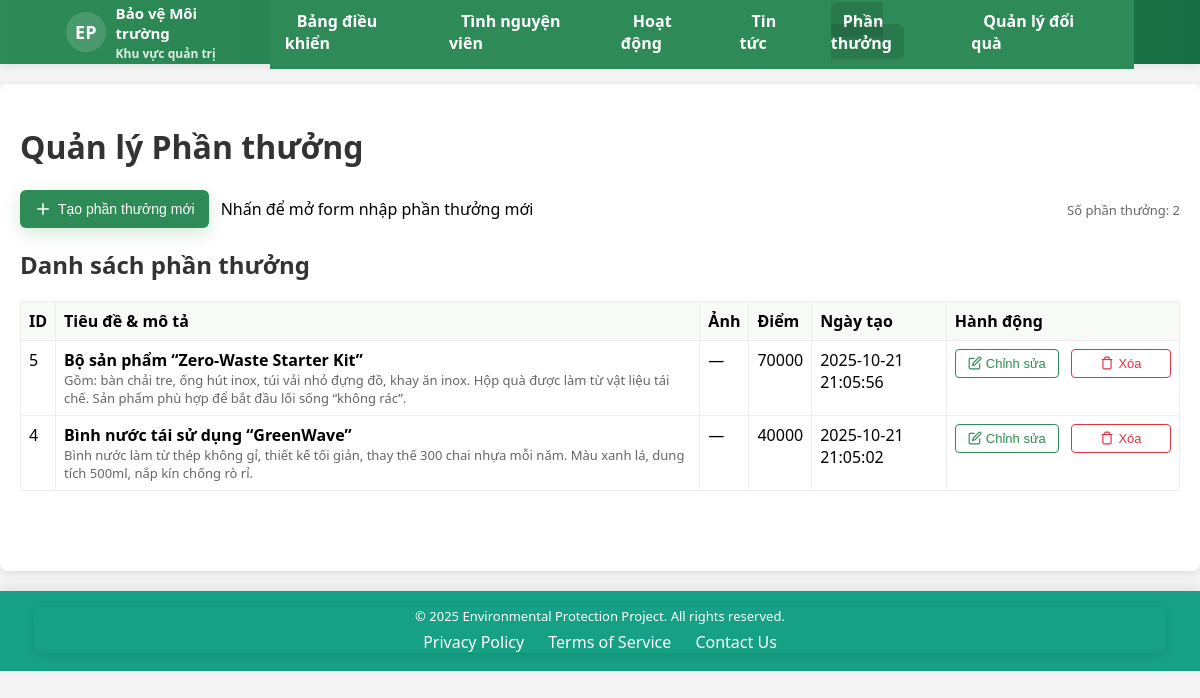
Screenshot of /admin/public/manage_rewards.php (signed in) with the database file from the repository.
### tables this page shows
CREATE TABLE `rewards` (
  `id` int(10) UNSIGNED NOT NULL,
  `name` varchar(255) NOT NULL,
  `description` text DEFAULT NULL,
  `points_cost` int(11) NOT NULL DEFAULT 0,
  `stock` int(11) NOT NULL DEFAULT 0,
  `image` varchar(255) DEFAULT NULL,
  `created_at` datetime DEFAULT current_timestamp(),
  `points` int(11) NOT NULL DEFAULT 0
);

### admin/public/manage_rewards.php (the view, shortened to what this page needs)
<?php
include '../includes/auth.php';
$cols = [];
try {
    $colsStmt = $pdo->query("SHOW COLUMNS FROM rewards");
    $cols = $colsStmt->fetchAll(PDO::FETCH_COLUMN, 0);
} catch (Throwable $e) {
    $cols = [];
}
$hasImageCol = in_array('image', $cols);
$uploadBase = realpath(__DIR__ . '/../../') . '/uploads/rewards/';
try {
    $rewards = $pdo->query("SELECT * FROM rewards ORDER BY created_at DESC, id DESC")->fetchAll(PDO::FETCH_ASSOC);
} catch (Throwable $e) {
    $rewards = [];
    $message = 'Lỗi khi tải danh sách: ' . $e->getMessage();
}
?>
<!DOCTYPE html>
<html lang="vi">
<head>
<link rel="stylesheet" href="assets/css/style.css">
<link rel="stylesheet" href="assets/css/buttons.css">
<link rel="stylesheet" href="assets/css/common.css">
</head>
<body>
<?php include '../includes/header.php'; ?>
<div class="container">
    <h1>Quản lý Phần thưởng</h1>
    <div class="toolbar" style="margin-bottom:16px;display:flex;align-items:center;justify-content:space-between">
        <div class="left" style="display:flex;gap:12px;align-items:center">
            <button id="openRewardModalBtn" class="btn btn-primary btn-icon create-news-btn" type="button" title="Tạo phần thưởng mới">
                <svg viewBox="0 0 24 24" fill="none" xmlns="http://www.w3.org/2000/svg" aria-hidden="true">
                    <path d="M12 5v14M5 12h14" stroke="#fff" stroke-width="2" stroke-linecap="round" stroke-linejoin="round"/>
                </svg>
                <span>Tạo phần thưởng mới</span>
            </button>
            <div class="note">Nhấn để mở form nhập phần thưởng mới</div>
        </div>
        <div class="right">
            <span class="small" style="color:#666">Số phần thưởng: <?php echo count($rewards); ?></span>
        </div>
    </div>
    <h2>Danh sách phần thưởng</h2>
    <table>
        <thead>
            <tr><th>ID</th><th>Tiêu đề & mô tả</th><th>Ảnh</th><th>Điểm</th><th>Ngày tạo</th><th>Hành động</th></tr>
        </thead>
        <tbody>
            <?php if (empty($rewards)): ?>
                <tr><td colspan="6" class="small">Chưa có phần thưởng nào.</td></tr>
            <?php else: ?>
                <?php foreach ($rewards as $r): ?>
                    <?php
                        $title = $r['title'] ?? $r['name'] ?? '';
                        $description = $r['description'] ?? $r['detail'] ?? '';
                        $image = $r['image'] ?? '';
                        $points = isset($r['points']) ? (int)$r['points'] : (isset($r['cost']) ? (int)$r['cost'] : 0);
                        $created = $r['created_at'] ?? $r['created'] ?? '';
                    ?>
                    <?php $rowData = ['id'=>$r['id'] ?? 0,'title'=>$title,'description'=>$description,'image'=>$image,'points'=>$points]; ?>
                    <tr data-item='<?php echo htmlspecialchars(json_encode($rowData, JSON_UNESCAPED_UNICODE|JSON_HEX_APOS|JSON_HEX_QUOT), ENT_QUOTES); ?>'>
                        <td><?php echo (int)($r['id'] ?? 0); ?></td>
                        <td>
                            <strong><?php echo htmlspecialchars($title); ?></strong>
                            <div class="small"><?php echo nl2br(htmlspecialchars($description)); ?></div>
                        </td>
                        <td>
                            <?php if ($hasImageCol && $image && file_exists($uploadBase . $image)): ?>
                                <img src="<?php echo '/Expense_tracker-main/Expense_Tracker/uploads/rewards/' . rawurlencode($image); ?>" class="thumbnail" alt="Ảnh">
                            <?php else: ?>
                                —
                            <?php endif; ?>
                        </td>
                        <td><?php echo $points; ?></td>
                        <td><?php echo htmlspecialchars($created); ?></td>
                        <td class="actions" style="white-space: nowrap">
                            <button type="button" class="action-btn edit" data-action="edit">
                                <svg width="14" height="14" viewBox="0 0 24 24" fill="none" stroke="currentColor" stroke-width="2">
                                    <path d="M11 4H4a2 2 0 0 0-2 2v14a2 2 0 0 0 2 2h14a2 2 0 0 0 2-2v-7"></path>
                                    <path d="M18.5 2.5a2.121 2.121 0 0 1 3 3L12 15l-4 1 1-4 9.5-9.5z"></path>
                                </svg>
                                Chỉnh sửa
                            </button>
                            <form method="POST" style="display:inline" onsubmit="return confirm('Bạn có chắc muốn xóa phần thưởng này?');">
                                <button type="submit" name="delete_reward" class="action-btn delete">
                                    <svg width="14" height="14" viewBox="0 0 24 24" fill="none" stroke="currentColor" stroke-width="2">
                                        <polyline points="3 6 5 6 21 6"></polyline>
                                        <path d="M19 6v14a2 2 0 0 1-2 2H7a2 2 0 0 1-2-2V6m3 0V4a2 2 0 0 1 2-2h4a2 2 0 0 1 2 2v2"></path>
                                    </svg>
                                    Xóa
                                </button>
                            </form>
                        </td>
                    </tr>
                <?php endforeach; ?>
            <?php endif; ?>
        </tbody>
    </table>
</div>
<?php include '../includes/footer.php'; ?>
</body>
</html>

### admin/public/assets/css/style.css (style rules this page uses)
body { background-color: #f4f4f4; font-family: 'Segoe UI', Arial, sans-serif; margin: 0; padding: 0; }
.container { max-width: 1200px; margin: 20px auto; padding: 20px; background-color: #fff; border-radius: 8px; box-shadow: 0 2px 10px rgba(0, 0, 0, 0.1); }
h1, h2, h3 { color: #333; }
.button, .btn { background:#2e8b57;color:#fff;border:0;padding:10px 14px;border-radius:6px;cursor:pointer }
.container { padding-bottom: 80px; }

### admin/public/assets/css/buttons.css (style rules this page uses)
.btn { display:inline-flex; align-items:center; gap:6px; padding:8px 16px; border-radius:6px; border:1px solid #2e8b57; cursor:pointer; font-size:14px; font-weight:500; transition:all 0.15s ease; background:#fff; color:#2e8b57; text-decoration:none }
.btn-primary { border-color:#2e8b57; background:#2e8b57; color:#fff; position:relative; overflow:hidden }
.btn-primary::after { content:''; position:absolute; inset:0; background:rgba(255,255,255,0.1); opacity:0; transition:opacity 0.2s }
.btn-icon svg { width:18px;height:18px;stroke:currentColor }
.btn-primary { background:linear-gradient(180deg,#28a745,#208038); color:#fff; padding:10px 14px; border-radius:8px; border:0; font-weight:700; display:inline-flex; align-items:center; gap:8px; box-shadow:0 6px 18px rgba(32,128,56,0.18); transition:transform .12s ease,box-shadow .12s ease }
.create-news-btn { padding:10px 14px }
.action-btn { padding:4px 8px; border-radius:4px; border:1px solid #e0e0e0; font-size:13px; cursor:pointer; display:inline-flex; align-items:center; gap:4px; transition:all 0.15s ease; font-weight:500; background:#fff; min-width:70px; justify-content:center }
.action-btn.edit { color:#2e8b57;border-color:#2e8b57 }
.action-btn.delete { color:#f44336;border-color:#f44336 }

### admin/public/assets/css/common.css (style rules this page uses)
.container { max-width:1100px; margin:28px auto; padding:20px; background:#fff; border-radius:8px; box-shadow:0 8px 24px rgba(10,10,10,0.04) }
table { width:100%; border-collapse:collapse; margin-top:12px }
th,td { padding:10px; border:1px solid #eee; text-align:left; vertical-align:top }
th { background:#f7faf7 }
.small { font-size:13px; color:#666 }

### admin/public/manage_rewards.php (style rules this page uses)
.btn { display:inline-flex; align-items:center; gap:6px; padding:8px 16px; border-radius:6px; border:1px solid #2e8b57; cursor:pointer; font-size:14px; font-weight:500; transition:all 0.15s ease; background:#fff; color:#2e8b57; text-decoration:none }
.btn-primary { border-color:#2e8b57; background:#2e8b57; color:#fff; position:relative; overflow:hidden }
.btn-primary::after { content:''; position:absolute; inset:0; background:rgba(255,255,255,0.1); opacity:0; transition:opacity 0.2s }
.btn-icon svg { width:18px;height:18px;stroke:currentColor }
.action-btn { min-width: 100px; padding: 6px 12px; border-radius: 4px; border: 1px solid #e0e0e0; cursor: pointer; background: #fff; color: #333; font-size: 13px; transition: all 0.15s; text-decoration: none; display: inline-flex; align-items: center; justify-content: center; gap: 4px; margin-right: 8px }
.action-btn:last-child { margin-right: 0 }
.action-btn.edit { color:#2e8b57;border-color:#2e8b57 }
.action-btn.delete { color:#dc3545;border-color:#dc3545 }
.container { max-width:1100px;margin:28px auto;padding:20px;background:#fff;border-radius:6px }
table { width:100%;border-collapse:collapse;margin-top:16px }
th,td { padding:8px;border:1px solid #eee;text-align:left;vertical-align:top }
.small { font-size:13px;color:#666 }

### admin/includes/header.php (style rules this page uses)
:root { --brand-1:#2e8b57; --brand-2:#196f45; --muted:#6b6b6b; --nav-height:64px; --container-width:1100px; }

### admin/includes/footer.php (style rules this page uses)
html, body { margin: 0; }

### rows the page displays
rewards: id "5", name "Bộ sản phẩm “Zero-Waste Starter Kit”", description "Gồm: bàn chải tre, ống hút inox, túi vải nhỏ đựng đồ, khay ăn inox. Hộp quà được làm từ vật liệu tái chế. Sản phẩm phù hợp để bắt đầu lối sống “không rác”.", points "70000", created_at "2025-10-21 21:05:56"
rewards: id "4", name "Bình nước tái sử dụng “GreenWave”", description "Bình nước làm từ thép không gỉ, thiết kế tối giản, thay thế 300 chai nhựa mỗi năm. Màu xanh lá, dung tích 500ml, nắp kín chống rò rỉ.", points "40000", created_at "2025-10-21 21:05:02"

### other values shown
$label "Bảng điều khiển Tình nguyện viên Hoạt động Tin tức Phần thưởng Quản lý đổi quà"
count($rewards) "2"
